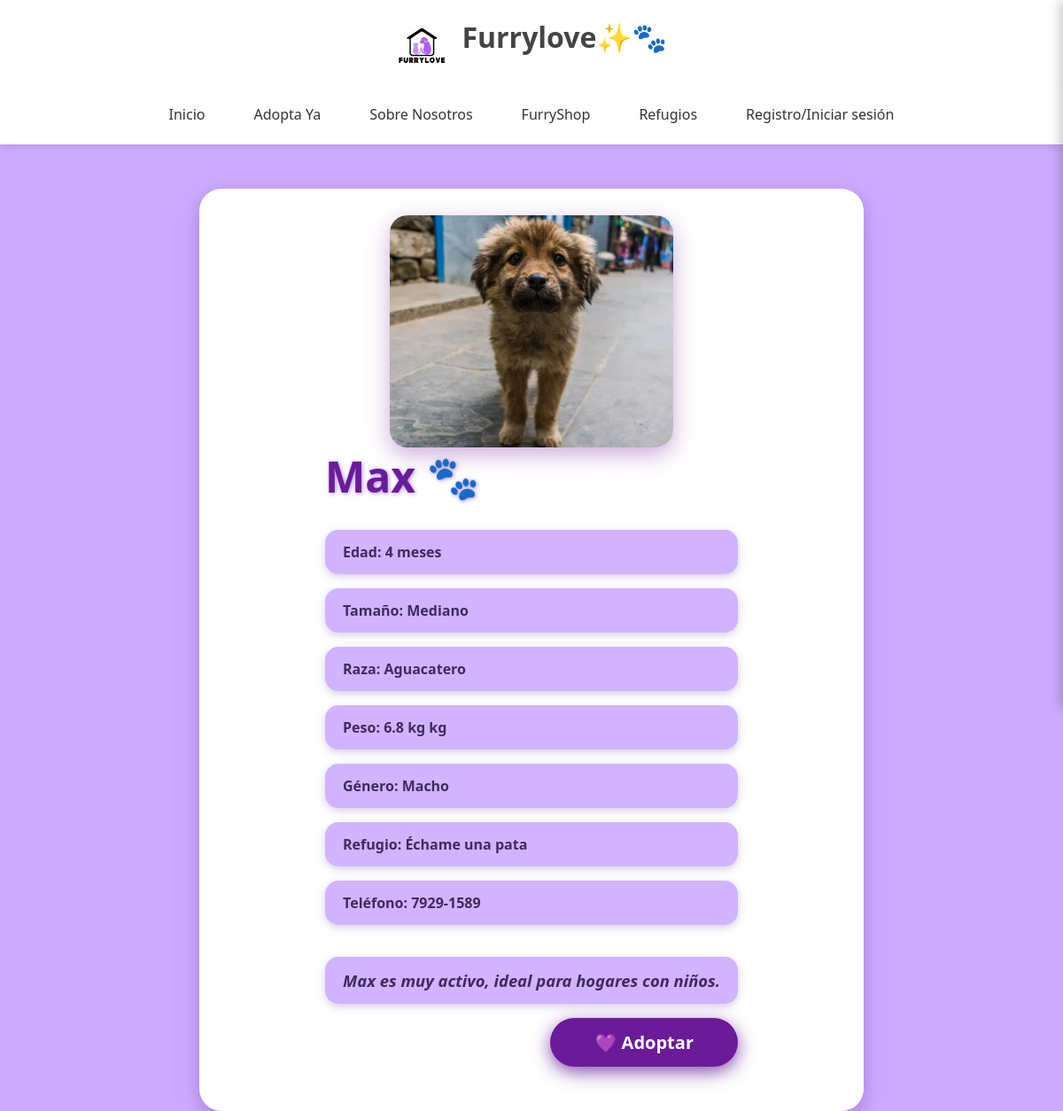
/ver_mas_perros.php?id=1, run on the app's committed database.
### tables this page shows
CREATE TABLE `perros` (
  `id_mascota` int(11) NOT NULL,
  `nombre` varchar(50) DEFAULT NULL,
  `genero` enum('Macho','Hembra') DEFAULT NULL,
  `edad` varchar(20) DEFAULT NULL,
  `peso` varchar(10) DEFAULT NULL,
  `raza` varchar(50) DEFAULT NULL,
  `tamaño` enum('Pequeño','Mediano','Grande') DEFAULT NULL,
  `descripcion` text DEFAULT NULL,
  `refugio` varchar(100) DEFAULT NULL,
  `telefono` varchar(20) DEFAULT NULL,
  `imagen_url` varchar(255) DEFAULT NULL
);

### ver_mas_perros.php (the view, shortened to what this page needs)
<?php
include("conexion.php");
$id = isset($_GET['id']) ? (int) $_GET['id'] : 0;
$sql = "SELECT * FROM perros WHERE id_mascota = ?";
$stmt = $conexion->prepare($sql);
$stmt->bind_param("i", $id);
$stmt->execute();
$resultado = $stmt->get_result();
?>
<!DOCTYPE html>
<html lang="es">
<head>
    <link rel="stylesheet" href="ver_mas_perros.css">
    <link rel="stylesheet" href="navbar.css">
</head>
<body>
<div style="text-align: center; padding: 20px; background-color: white;">
  <img src="imagenes/logo.png" alt="Logo FurryFriends" style="height: 50px; vertical-align: middle; margin-right: 10px;">
  <span style="font-size: 32px; color: #444; font-weight: 600;">
     Furrylove✨🐾
  </span>
</div>
<nav>
  <div class="navbar">
    <a href="index.php">Inicio</a>
    <a href="perrosGatos.html">Adopta Ya</a>
    <a href="nosotros.html">Sobre Nosotros</a>
    <a href="furryshop.php">FurryShop</a>
    <a href="refugios.php" class="active-link">Refugios</a>
    <a href="registro.php">Registro/Iniciar sesión</a>
  </div>
</nav>
<?php if ($resultado->num_rows > 0) {
    $mascota = $resultado->fetch_assoc();
?>
    <div class="pet-profile-container">
        <div class="pet-card">
            <img class="pet-image" src="imagenes/<?php echo htmlspecialchars($mascota['imagen_url']); ?>"
     alt="Foto de <?php echo htmlspecialchars($mascota['nombre']); ?>">
            <div class="pet-details">
                <h2><?php echo htmlspecialchars($mascota['nombre']); ?> 🐾</h2>
                <p><strong>Edad:</strong> <?php echo htmlspecialchars($mascota['edad']); ?></p>
                <p><strong>Tamaño:</strong> <?php echo htmlspecialchars($mascota['tamaño']); ?></p>
                <p><strong>Raza:</strong> <?php echo htmlspecialchars($mascota['raza']); ?></p>
                <p><strong>Peso:</strong> <?php echo htmlspecialchars($mascota['peso']); ?> kg</p>
                <p><strong>Género:</strong> <?php echo htmlspecialchars($mascota['genero']); ?></p>
                <p><strong>Refugio:</strong> <?php echo htmlspecialchars($mascota['refugio']); ?></p>
                <p><strong>Teléfono:</strong> <?php echo htmlspecialchars($mascota['telefono']); ?></p>
                <p class="pet-description"><?php echo htmlspecialchars($mascota['descripcion']); ?></p>
                <a href= form.html class="adopt-btn">💜 Adoptar</a>
            </div>
        </div>
    </div>
<?php
} else {
    echo "<p>Mascota no encontrada.</p>";
}
?>
</body>
</html>

### ver_mas_perros.css (style rules this page uses)
* { box-sizing: border-box; margin: 0; padding: 0; }
body { font-family: 'Segoe UI', Tahoma, Geneva, Verdana, sans-serif; background-color: #ccacff; color: #333; }
nav { background-color: #ffffff; padding: 20px 40px; box-shadow: 0 4px 8px rgba(0, 0, 0, 0.1); }
.navbar { display: flex; justify-content: center; gap: 30px; }
.navbar a { text-decoration: none; color: #333; font-weight: 500; padding: 10px 20px; border-radius: 8px; transition: all 0.3s ease; }
.pet-profile-container { max-width: 750px; background-color: #fff; border-radius: 25px; padding: 30px 40px 50px 40px; box-shadow: 0 10px 30px rgba(155, 89, 182, 0.3), 0 6px 15px rgba(102, 51, 153, 0.2); margin: 0 auto; display: flex; gap: 30px; flex-wrap: wrap; justify-content: center; align-items: center; user-select: none; margin-top: 50px; }
.pet-image { max-width: 320px; width: 100%; border-radius: 20px; box-shadow: 0 8px 24px rgba(155, 89, 182, 0.5); object-fit: cover; display: block; margin: 0 auto; transition: none; }
.pet-details { flex: 1 1 350px; display: flex; flex-direction: column; gap: 16px; }
.pet-details h2 { font-size: 3rem; font-weight: 900; color: #6a1b9a; margin-bottom: 12px; text-shadow: 1px 1px 5px #b08ade; }
.pet-details p { background-color: #d1b3ff; border-radius: 15px; padding: 14px 20px; font-weight: 600; color: #3e2c5d; box-shadow: 0 3px 10px rgba(102, 51, 153, 0.25); transition: background-color 0.3s ease; }
.pet-description { font-style: italic; font-size: 1.15rem; margin-top: 20px; padding: 14px 20px; background-color: #e4d9ff; border-radius: 15px; color: #5a3e8c; box-shadow: 0 3px 12px rgba(102, 51, 153, 0.15); }
.adopt-btn { margin-top: auto; align-self: flex-end; padding: 14px 50px; background-color: #6a1b9a; color: white; font-weight: 900; font-size: 1.25rem; border-radius: 50px; text-decoration: none; box-shadow: 0 6px 20px rgba(107, 35, 155, 0.8); transition: background-color 0.3s ease, box-shadow 0.3s ease; user-select: none; }

### navbar.css (style rules this page uses)
nav { background-color: #ffffff; padding: 15px 40px; box-shadow: 0 4px 8px rgba(0,0,0,0.1); display: flex; align-items: center; justify-content: center; position: relative; }
.navbar { display: flex; gap: 25px; align-items: center; }
.navbar a { text-decoration: none; color: #333; font-weight: 500; padding: 8px 15px; border-radius: 6px; transition: all 0.3s ease; }
.navbar a.active-link { background-color: transparent; color: #333; box-shadow: none; }

### data on the page
perros: imagen_url (picture), nombre "Max", edad "4 meses", tamaño "Mediano", raza "Aguacatero", peso "6.8 kg", genero "Macho", refugio "Échame una pata", telefono "7929-1589", descripcion "Max es muy activo, ideal para hogares con niños."
